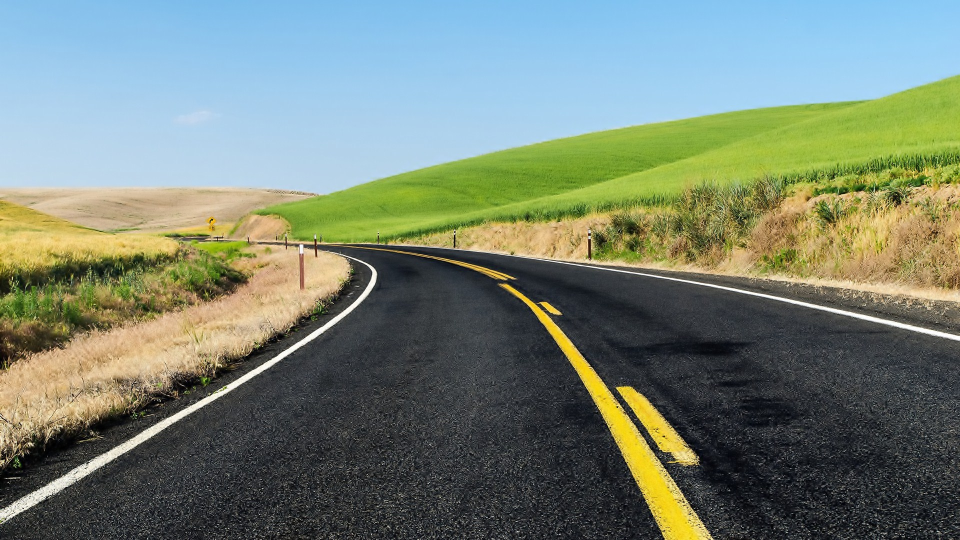
#> input picture visao_computacional/teste_hsl/b.jpg, 1920 x 1080 px (shown at 1/2 size)
$ python findingLanes.py
#> lines starting #> are read from the running program, lines starting #| are printed output that depends on the picture; after the words box and inside, x2 and y2 are one past the last pixel; in counts of white or black regions, pixels touching at a corner belong together
#-*- coding: utf-8 -*-
# =============================================================
#
#                       -- ROBOCAR --
#
# TIME: CarNotFound
# CARRO: 404
#
# =============================================================

import cv2;
import numpy as np;
from matplotlib import pyplot as plt

#lendo a imagem
imagem = cv2.imread("b.jpg")
#> imagem is the input picture: shape (1080, 1920, 3); mean B, G, R 116.3, 130.7, 118.2

hsl = cv2.cvtColor(imagem, cv2.COLOR_BGR2HLS)
#> hsl: shape (1080, 1920, 3); mean of channels 0, 1, 2 74.6, 119.2, 100.8


# range de branco em HSL
lower_white = np.array([0, 235, 0], dtype=np.uint8)
upper_white = np.array([255, 255, 255], dtype=np.uint8)

# aplica threshold para achar somente branco em HSL
mask = cv2.inRange(hsl, lower_white, upper_white)
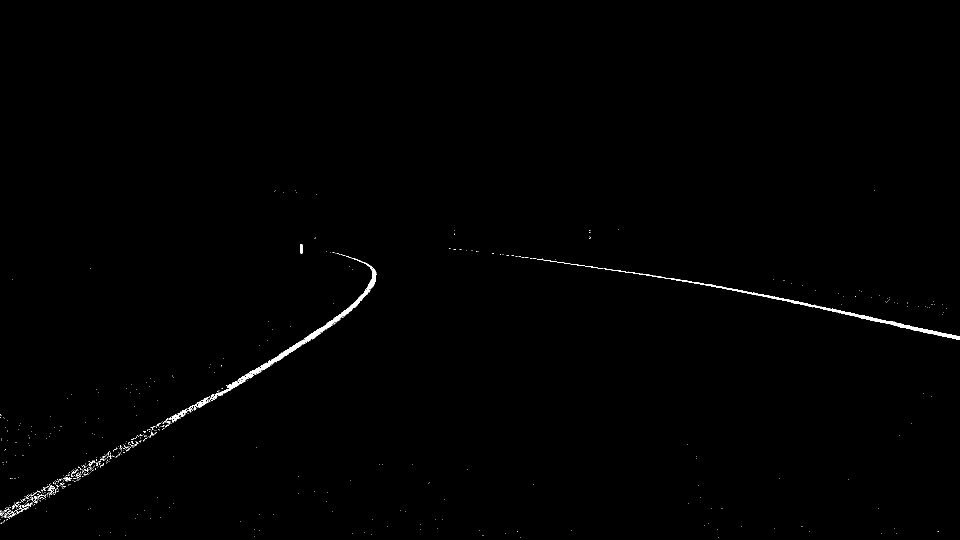
#> mask: shape (1080, 1920) (shown at 1/2 size); 0.45% white; 590 white regions (566 under 20 px), largest, box (x1, y1, x2, y2) and area: (419, 512, 753, 800) 3443, (1207, 537, 1920, 680) 3002, (338, 793, 421, 845) 528
res = cv2.bitwise_and(imagem, imagem, mask= mask)

#aplica gaussian blur
blur = cv2.GaussianBlur(res,(5,5),0)

#aplica canny edges para detecção de bordas
edges = cv2.Canny(blur, 100, 200)
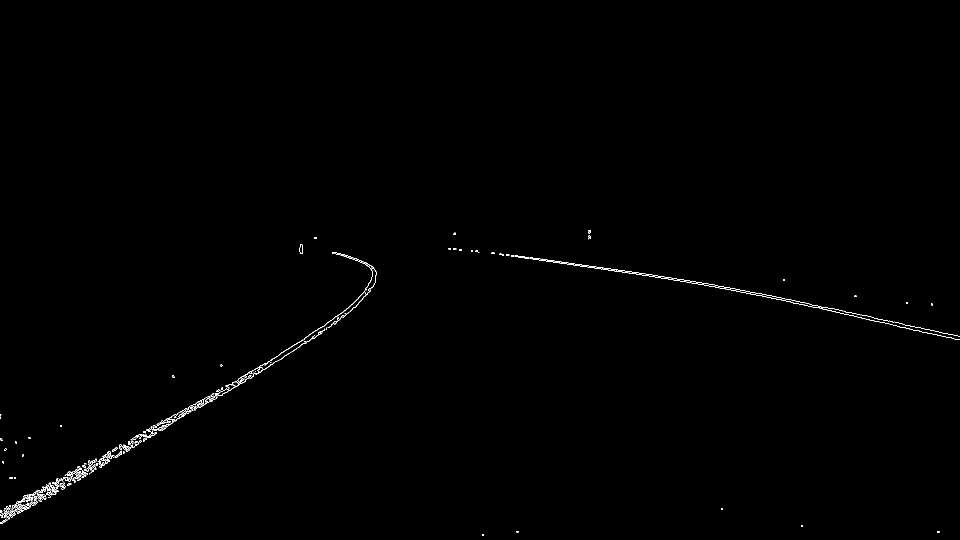
#> edges: shape (1080, 1920) (shown at 1/2 size); 0.35% white in thin lines or dots, all inside (x1, y1, x2, y2) = (0, 460, 1920, 1072)

#achando as linhas pelo método de hough
lines = cv2.HoughLinesP(edges, 1, np.pi/180, 10, maxLineGap = 50)
#> lines = 112 rows, first 6: [0, 1047, 542, 721], [1469, 577, 1919, 672], [909, 497, 1442, 572], [1, 1023, 490, 763], [621, 667, 713, 611], [1018, 509, 1310, 550]

#desenhando as linhas na imagem original
if lines is not None:
    for line in lines:
        x1, y1, x2, y2 = line[0]
        cv2.line(imagem, (x1, y1), (x2, y2), (0, 255, 0), 3)
#> this loop made 112 passes
#> (x1, y1, x2, y2) on passes 1 to 12: (0, 1047, 542, 721), (1469, 577, 1919, 672), (909, 497, 1442, 572), (1, 1023, 490, 763), (621, 667, 713, 611), (1018, 509, 1310, 550), (0, 1045, 609, 679), (12, 1036, 609, 677), (942, 500, 1416, 567), (82, 1003, 643, 666), (1459, 575, 1506, 585), (4, 1035, 348, 829)
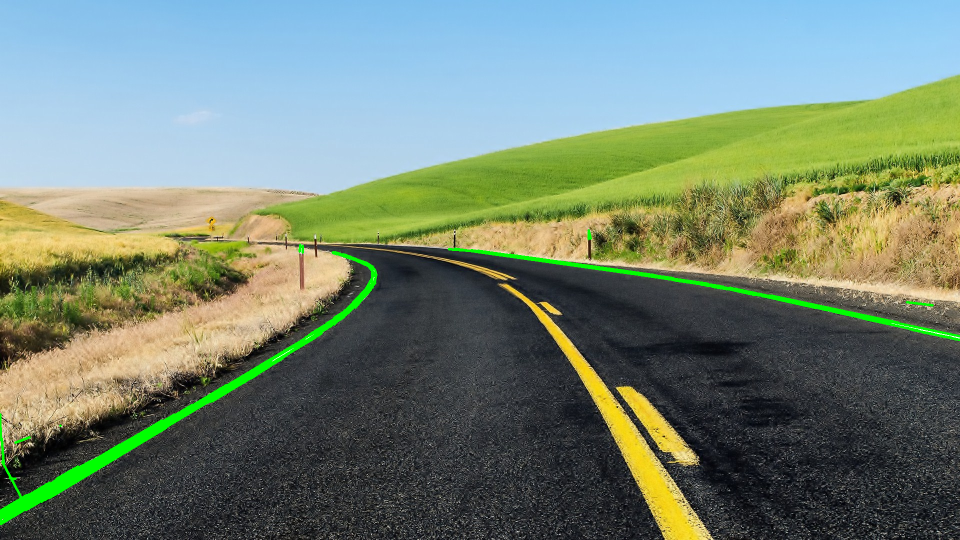
#> imagem: shape (1080, 1920, 3) (shown at 1/2 size); 1.42% of pixels changed, all inside (x1, y1, x2, y2) = (0, 458, 1920, 1050)


cv2.imshow('blur', blur)
cv2.imshow('HoughLines', edges)
cv2.imshow('image', imagem)

cv2.waitKey(0)

$ run again, with visao_computacional/teste_hsl/a.jpg copied over visao_computacional/teste_hsl/b.jpg
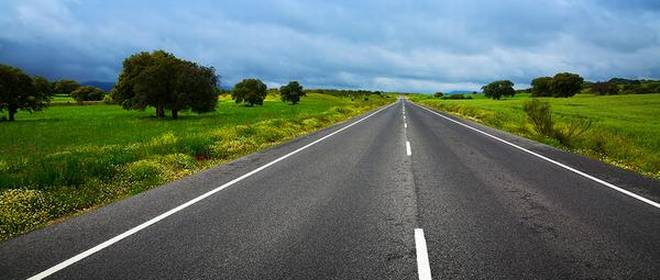
#> input picture visao_computacional/teste_hsl/a.jpg, 660 x 280 px
#> imagem is the input picture: shape (280, 660, 3); mean B, G, R 103.6, 111.8, 94.9
#> hsl: shape (280, 660, 3); mean of channels 0, 1, 2 61.7, 101.8, 95
#> `mask = cv2.inRange(hsl, lower_white, upper_white)`:
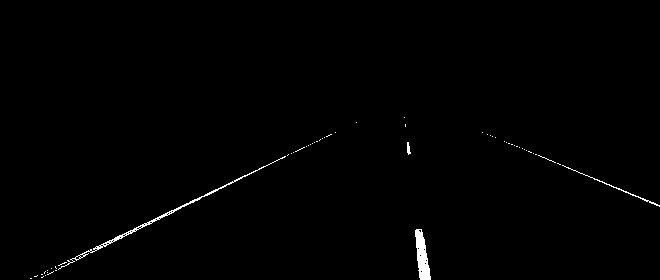
#> mask: shape (280, 660); 0.71% white; 55 white regions (51 under 20 px), largest, box (x1, y1, x2, y2) and area: (58, 156, 286, 270) 534, (415, 229, 431, 280) 487, (562, 165, 660, 207) 138, (407, 142, 411, 155) 34
#> edges: shape (280, 660); 0.75% white in thin lines or dots, all inside (x1, y1, x2, y2) = (29, 123, 660, 280)
#> lines = 24 rows, first 6: [33, 275, 332, 135], [42, 278, 328, 133], [504, 140, 620, 187], [504, 143, 649, 202], [213, 192, 319, 142], [503, 140, 658, 203]
#> the loop `for line in lines:` made 24 passes
#> after the loop `for line in lines:`:
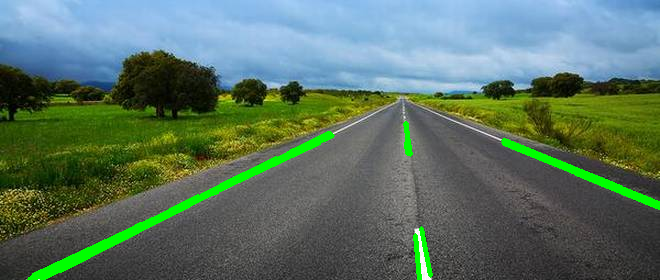
#> imagem: shape (280, 660, 3); 2.77% of pixels changed, all inside (x1, y1, x2, y2) = (27, 121, 660, 280)

$ run again, with visao_computacional/teste_hsl/c.jpg copied over visao_computacional/teste_hsl/b.jpg
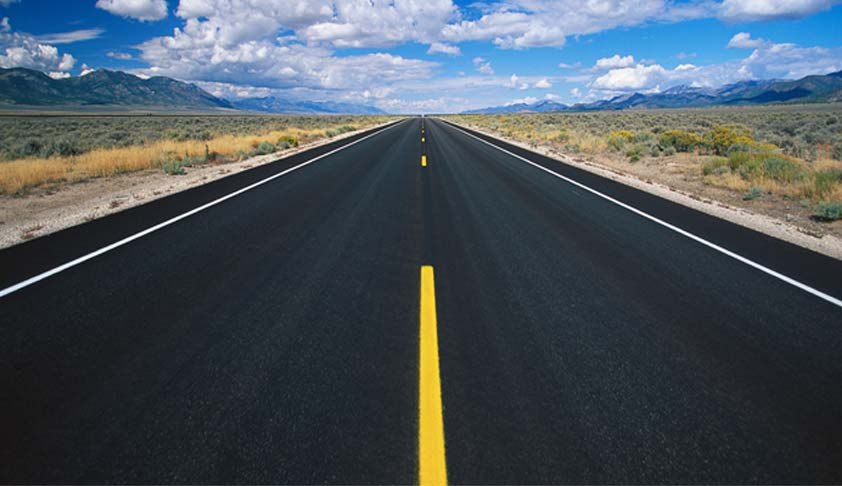
#> input picture visao_computacional/teste_hsl/c.jpg, 842 x 486 px
#> imagem is the input picture: shape (486, 842, 3); mean B, G, R 92.4, 84, 73.5
#> hsl: shape (486, 842, 3); mean of channels 0, 1, 2 92, 83.2, 61.8
#> `mask = cv2.inRange(hsl, lower_white, upper_white)`:
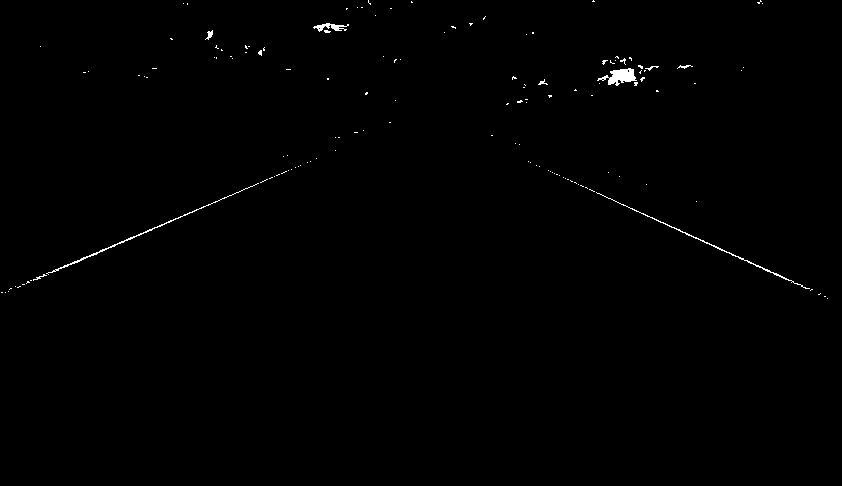
#> mask: shape (486, 842); 0.43% white in thin lines or dots, all inside (x1, y1, x2, y2) = (1, 0, 828, 299)
#> edges: shape (486, 842); 0.63% white in thin lines or dots, all inside (x1, y1, x2, y2) = (0, 0, 829, 300)
#> lines = 94 rows, first 6: [550, 169, 734, 254], [3, 293, 290, 171], [0, 291, 290, 168], [565, 180, 828, 298], [623, 68, 686, 68], [547, 171, 651, 218]
#> the loop `for line in lines:` made 94 passes
#> after the loop `for line in lines:`:
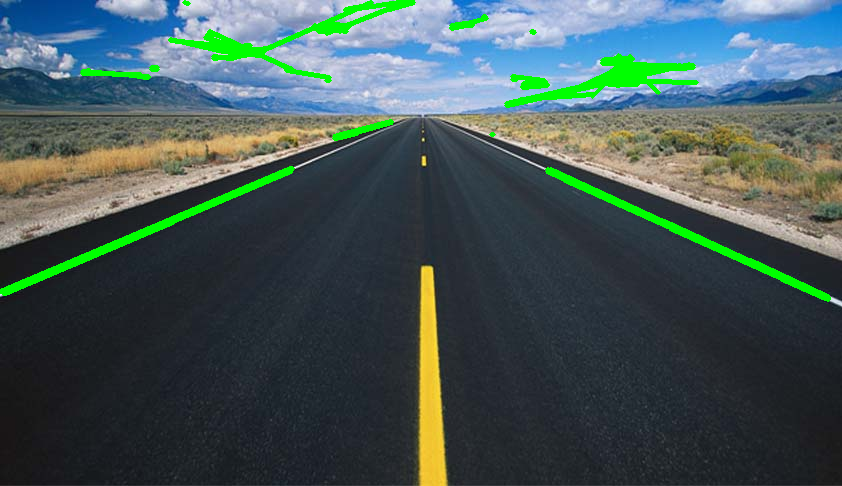
#> imagem: shape (486, 842, 3); 3.21% of pixels changed, all inside (x1, y1, x2, y2) = (0, 0, 831, 302)

$ run again, with visao_computacional/teste_hsl/e.jpg copied over visao_computacional/teste_hsl/b.jpg
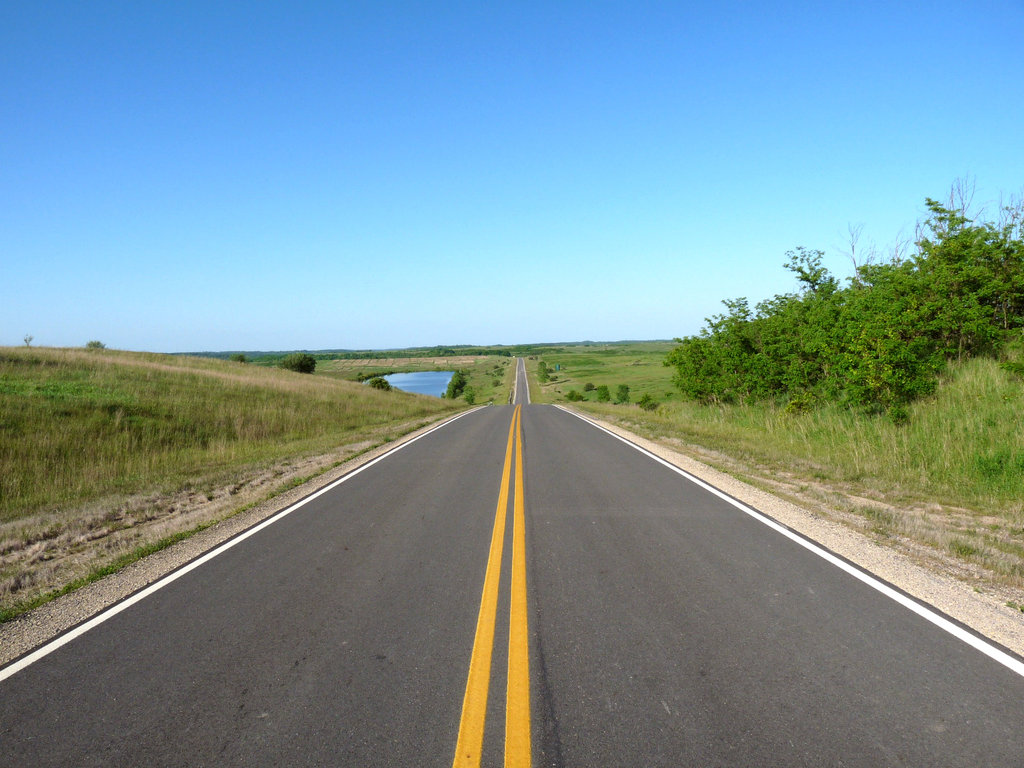
#> input picture visao_computacional/teste_hsl/e.jpg, 1024 x 768 px
#> imagem is the input picture: shape (768, 1024, 3); mean B, G, R 154.4, 148.3, 121.2
#> hsl: shape (768, 1024, 3); mean of channels 0, 1, 2 60.2, 139, 132.5
#> `mask = cv2.inRange(hsl, lower_white, upper_white)`:
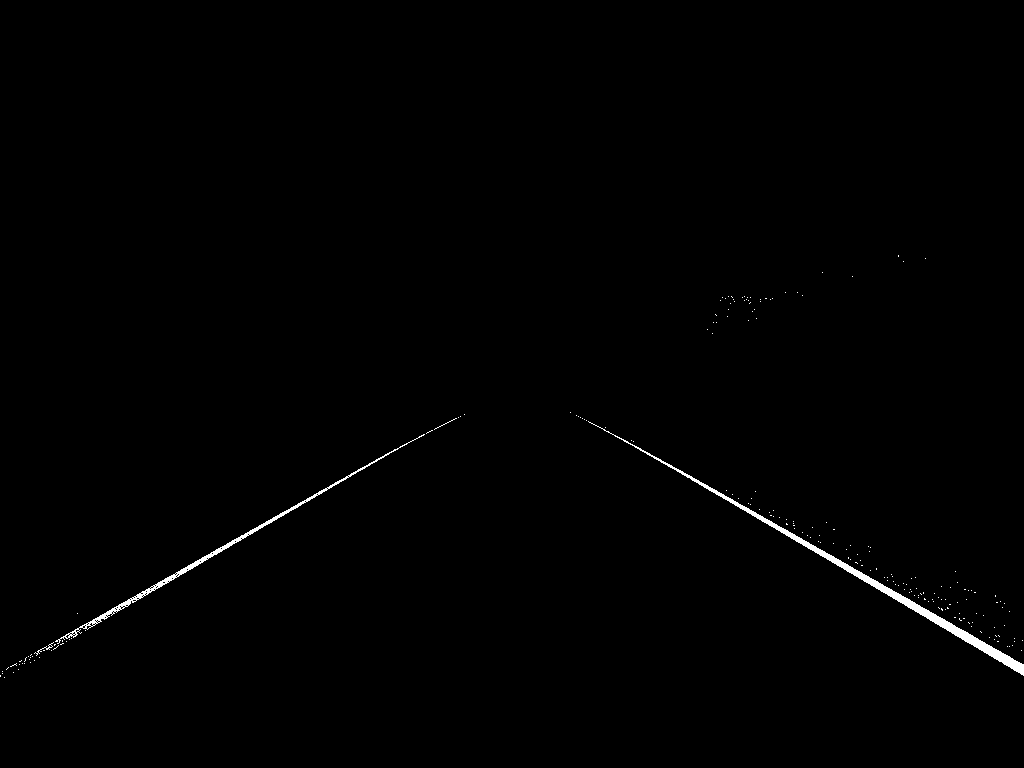
#> mask: shape (768, 1024); 0.56% white; 207 white regions (203 under 20 px), largest, box (x1, y1, x2, y2) and area: (588, 421, 1024, 676) 2638, (55, 434, 425, 644) 1398, (34, 642, 54, 656) 40, (434, 418, 457, 430) 23
#> edges: shape (768, 1024); 0.42% white in thin lines or dots, all inside (x1, y1, x2, y2) = (0, 254, 1024, 678)
#> lines = 58 rows, first 6: [58, 646, 458, 415], [814, 546, 975, 636], [0, 674, 319, 490], [1, 675, 175, 575], [578, 414, 843, 561], [416, 437, 445, 421]
#> the loop `for line in lines:` made 58 passes
#> after the loop `for line in lines:`:
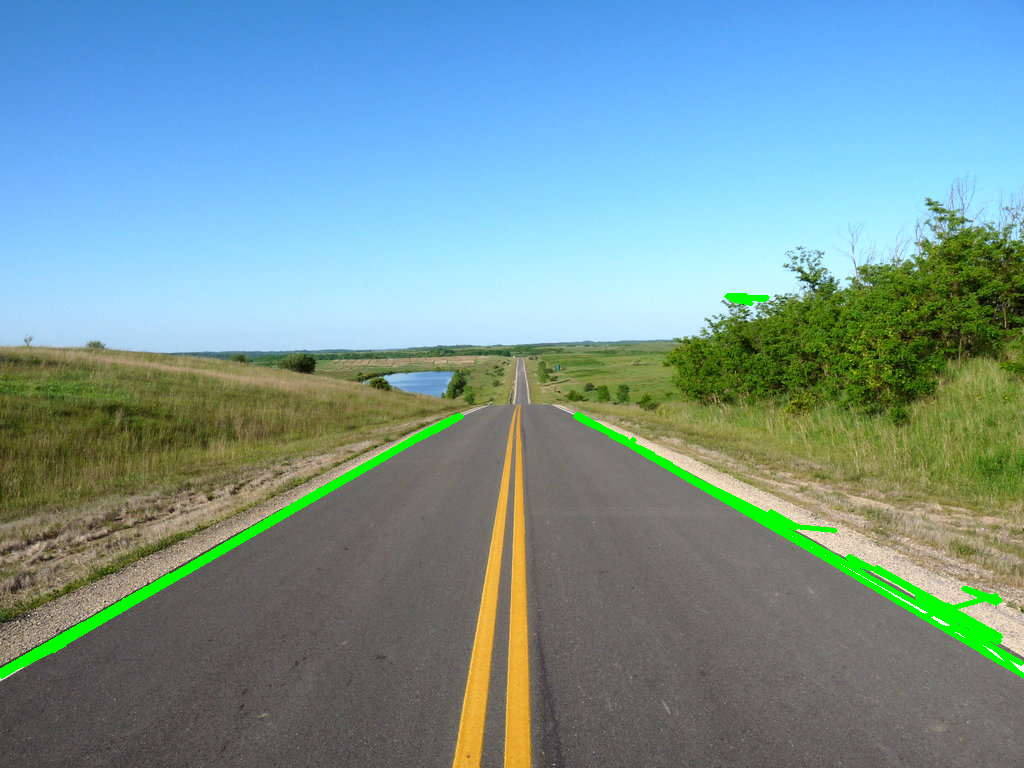
#> imagem: shape (768, 1024, 3); 1.75% of pixels changed, all inside (x1, y1, x2, y2) = (0, 293, 1024, 679)
